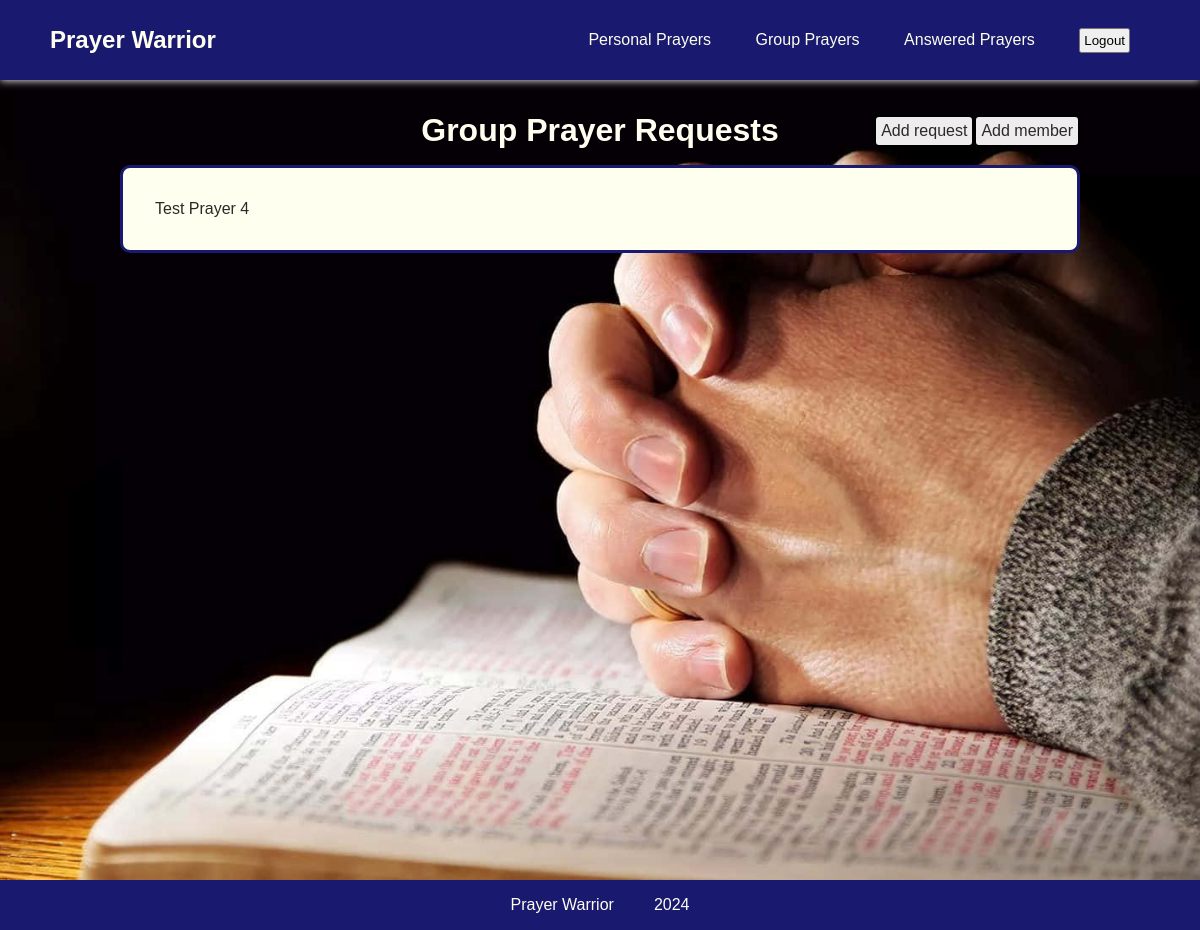
/app/group-prayers/1/ (signed in), run on an earlier commit of the app's database.
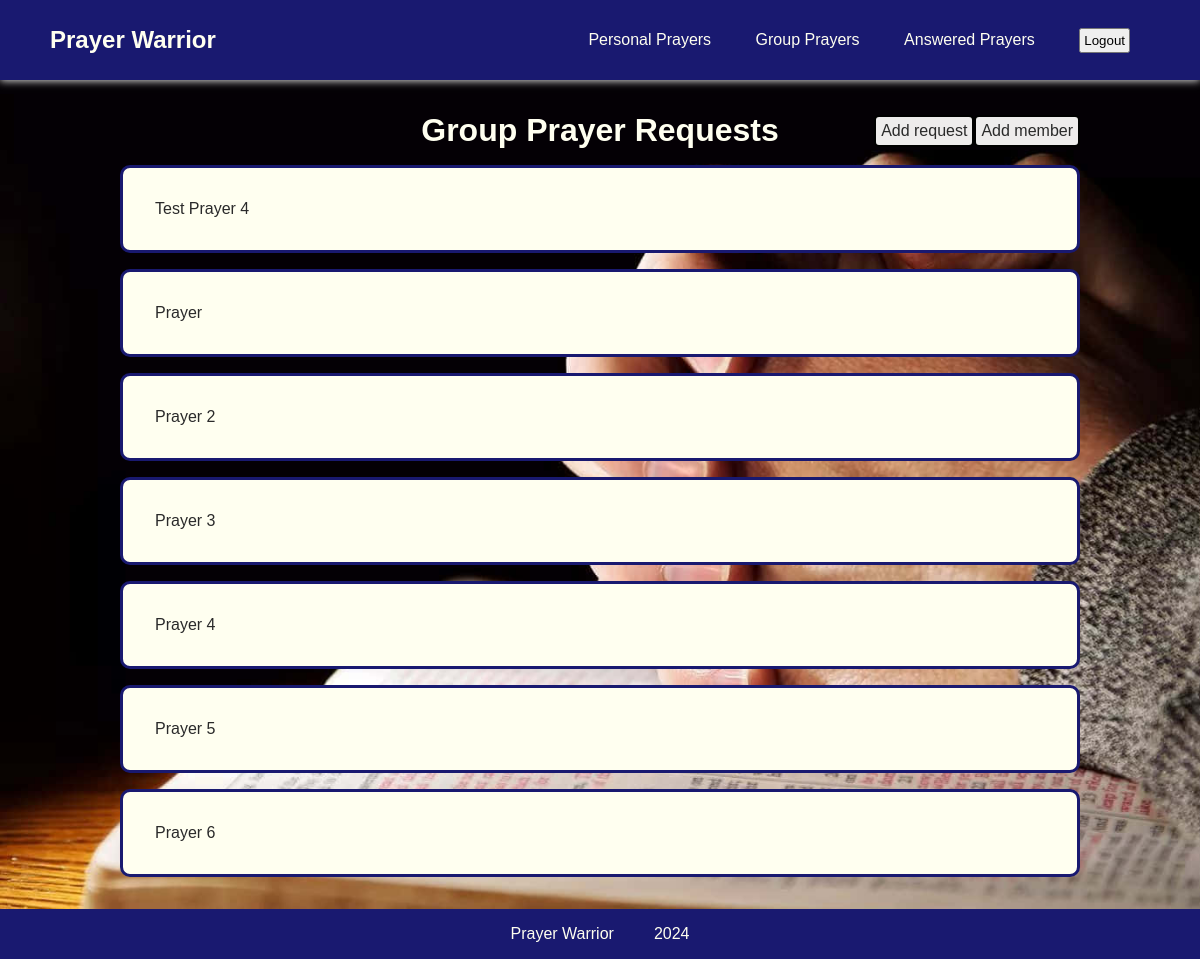
And on a later commit of the database.
### app/models.py (models this page shows, shortened)
class PrayerRequest(models.Model):
    datetime = models.DateTimeField(auto_now_add=True)
    user = models.ForeignKey(User, on_delete=models.CASCADE)
    content = models.TextField()
    answered = models.BooleanField(default=False)

### app/views.py (the view)
# urls.py: path("group-prayers/<pk>/", views.GroupDetailView.as_view(), name="group-detail"),
class GroupDetailView(LoginRequiredMixin, UserPassesTestMixin, generic.DetailView):
    model = Group
    login_url = reverse_lazy("login")
    template_name = "app/group-detail.html"
    def test_func(self):
        group_id = self.kwargs["pk"]
        return self.request.user.groups.filter(id=group_id).exists()
    def get_context_data(self, **kwargs):
        group_id = self.kwargs["pk"]
        context = super().get_context_data(**kwargs)
        prayer_keys = GroupPrayerManager.objects.filter(group=group_id)
        context["prayer_list"] = []
        for prayer_key in prayer_keys:
            context["prayer_list"].append(prayer_key.prayer_request)
        return context

### app/templates/app/group-detail.html
{% extends "app/navbar.html" %}
{% load static %}
{% block page-style %} <link rel="stylesheet" href="{% static 'app/group-detail.css' %}">{% endblock %}
{% block content %}
    <div class="page-container">
        <div class="header">
            <h1>Group Prayer Requests</h1>
            <div class="buttons">
                <a href="{% url 'app:prayer-request' %}" class="add-button">Add request</a>
                <a href="{% url 'app:add-member' group.id %}" class="add-button">Add member</a>
            </div>
        </div>
        {% if prayer_list %}
        <ul class="flex-container">
        {% for prayer in prayer_list %}
            <li class="prayer-request">{{ prayer.content }}</li>
        {% endfor %}
        </ul>
        {% else %}
            No prayer requests
        {% endif %}
    </div>
{% endblock %}

What changed in the data, as far as the page shows it:
added PrayerRequest: content "Prayer"
added PrayerRequest: content "Prayer 2"
added PrayerRequest: content "Prayer 3"
added PrayerRequest: content "Prayer 4"
added PrayerRequest: content "Prayer 5"
added PrayerRequest: content "Prayer 6"
